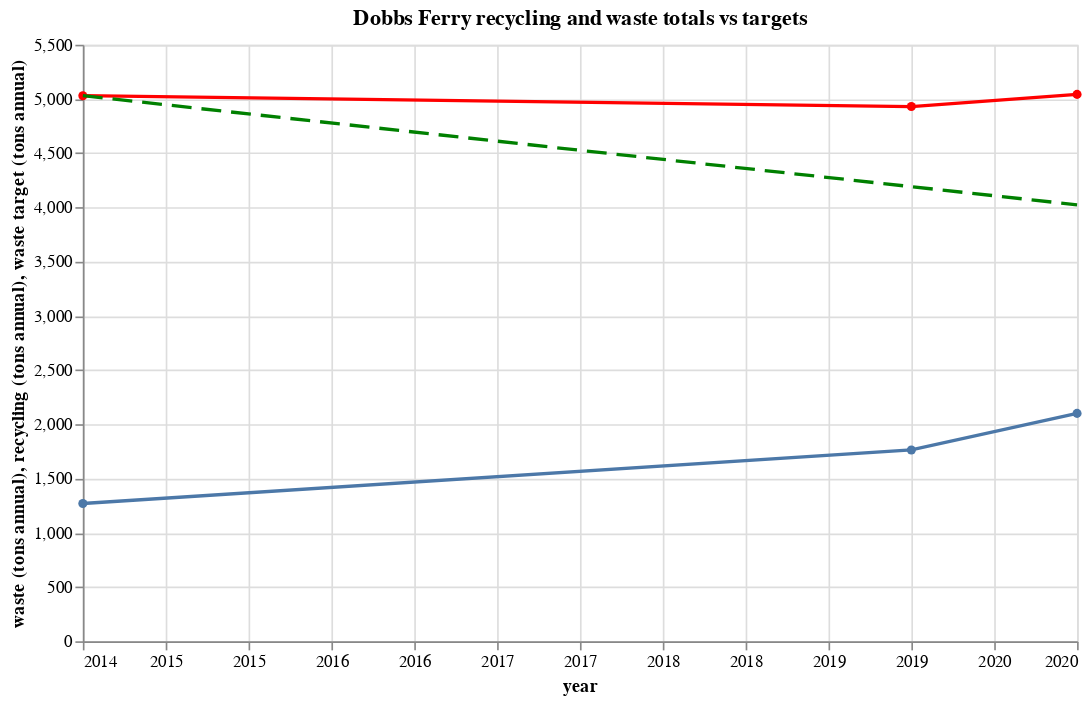

The cell this chart's notebook holds for it:
### Markdown cell above
## Waste totals

### Code cell
waste_line = alt.Chart(DF_data).mark_line(color='red', point=alt.OverlayMarkDef(color="red")).encode(alt.X('year:Q', scale=alt.Scale(domain=[2014, 2020]), axis=alt.Axis(format=".0f")), y=WASTE)
recycle_line = alt.Chart(DF_data).mark_line(point=True).encode(alt.X('year:Q', scale=alt.Scale(domain=[2014, 2020]), axis=alt.Axis(format=".0f")), y=RECYCLING)
goal_line = alt.Chart(DF_data).mark_line(strokeDash=[12, 6], size=2, color='green').encode(alt.X('year:Q', scale=alt.Scale(domain=[2014, 2020]), axis=alt.Axis(format=".0f")), y=WASTE_TARGET)
(waste_line + recycle_line + goal_line).properties(
    title="Dobbs Ferry recycling and waste totals vs targets",
    width=600,
    height=360,
)

### Figure 1 — Vega-Lite specification as saved in the notebook (floating-point values rounded to 4 significant figures)
{"config": {"view": {"continuousWidth": 400, "continuousHeight": 300}}, "layer": [{"mark": {"type": "line", "color": "red", "point": {"color": "red"}}, "encoding": {"x": {"axis": {"format": ".0f"}, "field": "year", "scale": {"domain": [2014, 2020]}, "type": "quantitative"}, "y": {"field": "waste (tons annual)", "type": "quantitative"}}}, {"mark": {"type": "line", "point": true}, "encoding": {"x": {"axis": {"format": ".0f"}, "field": "year", "scale": {"domain": [2014, 2020]}, "type": "quantitative"}, "y": {"field": "recycling (tons annual)", "type": "quantitative"}}}, {"mark": {"type": "line", "color": "green", "size": 2, "strokeDash": [12, 6]}, "encoding": {"x": {"axis": {"format": ".0f"}, "field": "year", "scale": {"domain": [2014, 2020]}, "type": "quantitative"}, "y": {"field": "waste target (tons annual)", "type": "quantitative"}}}], "data": {"name": "data-3d4b09771237e138e633c201baac6d94"}, "height": 360, "title": "Dobbs Ferry recycling and waste totals vs targets", "width": 600, "$schema": "https://vega.github.io/schema/vega-lite/v4.17.0.json", "datasets": {"data-3d4b09771237e138e633c201baac6d94": [{"year": 2014, "waste (tons annual)": 5030, "recycling (tons annual)": 1270, "population": 11001, "recycling rate": 0.2016, "waste (pounds per person per day)": 2.505, "waste target (tons annual)": 5030.0}, {"year": 2019, "waste (tons annual)": 4930, "recycling (tons annual)": 1764, "population": 11027, "recycling rate": 0.2635, "waste (pounds per person per day)": 2.45, "waste target (tons annual)": 4192.0}, {"year": 2020, "waste (tons annual)": 5042, "recycling (tons annual)": 2101, "population": 11541, "recycling rate": 0.2941, "waste (pounds per person per day)": 2.394, "waste target (tons annual)": 4024.0}]}}
